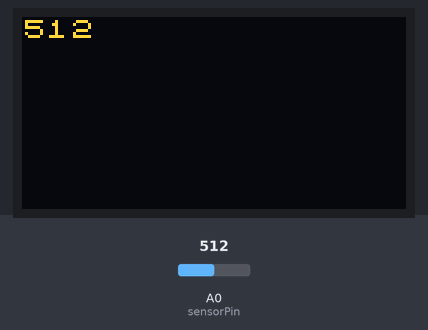
The sketch below on a simulated Arduino Uno, built with avr-gcc and run on an emulated ATmega328P. On the bench: 128×64 one-colour display. Inputs (shaded band) come from the test bench; at power-on: A0 (sensorPin) = 512. The OLED is the two-colour kind (top 16 rows yellow); what the sketch prints to the serial monitor is not drawn.

Above: at 1.2 s.
1.3 s: A0 (sensorPin) set to 716
At 1.52 s:
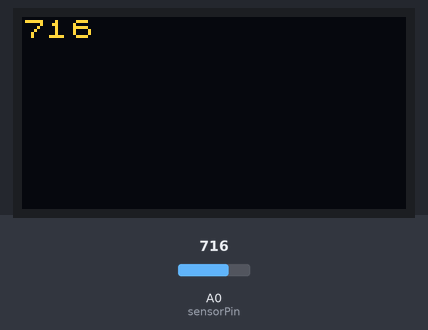
2.8 s: A0 (sensorPin) set to 900
At 3.08 s:
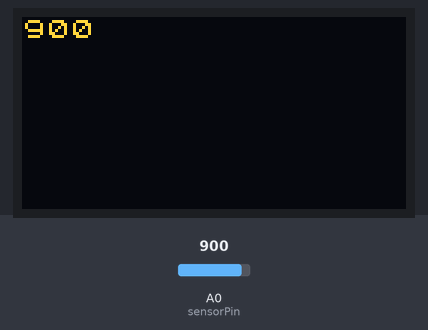
4.3 s: A0 (sensorPin) set to 1023
At 4.65 s:
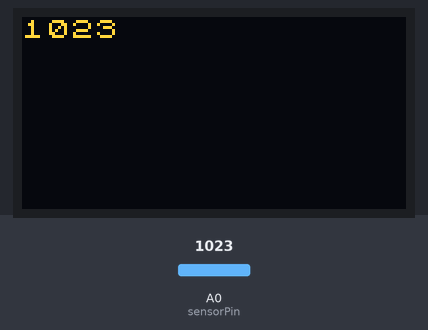
Timing chart, 0 to 7.3 s (numbered marks = the images above; inputs shaded):
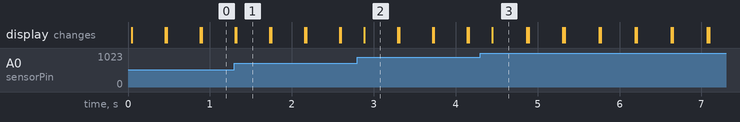

Measured:
- after the input at 1.3 s, the display: first differs from a run without the input at once (image 1)
- after the input at 4.3 s, the display: changes after 0.15 s (image 3)
- what the display in image 1 shows lasts 0.4 s, from 1.3 s to 1.7 s

The sketch:

display-pitotka-napeti.ino
```cpp
/*

A5 - SCL
A4 - SDA

*/

#include <Arduino.h>
#include <U8x8lib.h>

#ifdef U8X8_HAVE_HW_SPI
#include <SPI.h>
#endif


U8X8_SSD1306_128X64_NONAME_HW_I2C oled_display(/* clock=*/ SCL, /* data=*/ SDA, /* reset=*/ U8X8_PIN_NONE);   // OLEDs without Reset of the Display
int sensorPin = A0;
int sensorValue = 0;

void setup(void)
{

  oled_display.begin();
  oled_display.setPowerSave(0);
  oled_display.setFont(u8x8_font_chroma48medium8_r);
  Serial.begin(9600);


}

void loop(void)
{
  sensorValue = analogRead(sensorPin);
  oled_display.print(sensorValue);
  delay(100);
  oled_display.clear();
  Serial.println(sensorValue);
  /*for (int x = 0; x < 100; x = x + 1) {
  oled_display.setCursor(0, 4);
  oled_display.print("cislo: ");
  oled_display.setCursor(7, 4);
  oled_display.print(x);
  delay(100);
  oled_display.clear();
  }*/

  //oled_display.drawString(2,2,"Test");  //sloupec, radek, text bez diakritiky
  //delay(2000);
}
```
